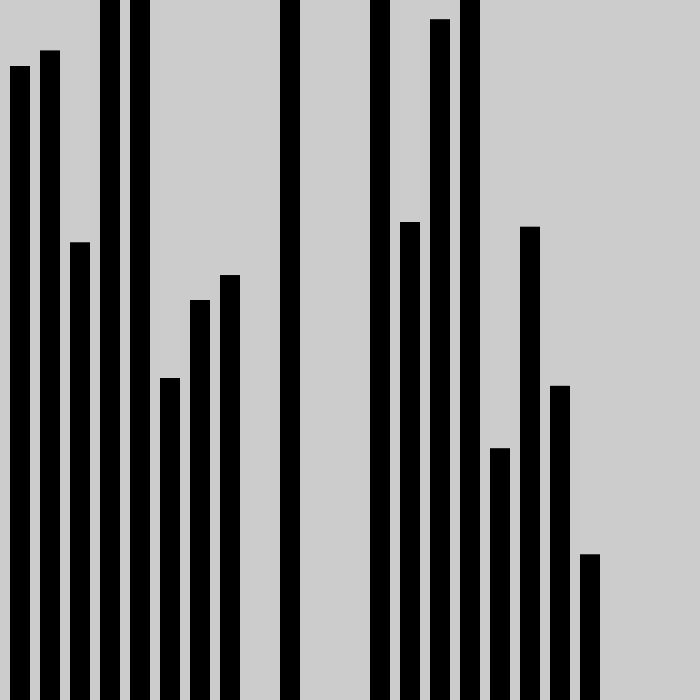
Frame 1 (no input)
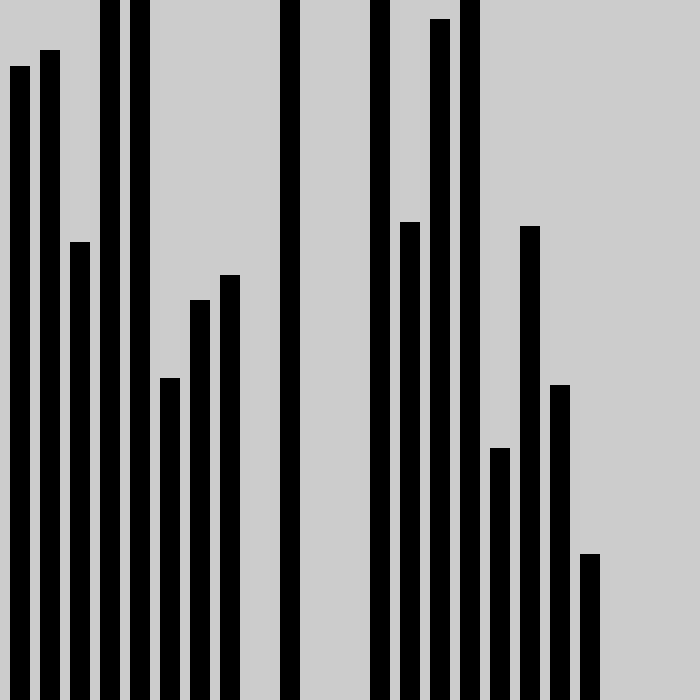
Frame 60 (the mouse pressed at the canvas centre just before this capture)
Frame 120 (the mouse held since frame 60 and released just before this capture): identical to frame 60, image omitted

The Processing sketch that drew these frames (run headless with seeded random() and noise(); from frame 60 on, the mouse is pressed at the canvas centre):

// Processing sketch: Question6
// ── Question6.pde
int [] randomData= {
  100, 
  90, 
  213, 
  35, 
  10, 
  300, 
  250, 
  234, 
  568, 
  20, 
  600, 
  600, 
  40, 
  200, 
  70, 
  10, 
  345, 
  203, 
  305, 
  413,
};

//size of the working window
void setup()
{
  size(700, 700);
}

// Main draw loop
void draw() {

  int x=0;
  for (int i=0; i<20; i++) {
    if(mouseX>x&&mouseX<=x+30)
    {
      fill(255,0,0);
    }
    else
    {
      fill(0);
    }

    //we need to make the data range fit in out window so we can use map
    // we take the upper bound as a little larger our biggest value
    // and the lower bound as a little lower than our lowest value
    float h = map (randomData[i], 500, 250, 10, 400);
    noStroke();
    // as y increaces pf our box is to make it look like they grow from bottom to top
    rect(x+10, height-h, 20, h);
    
    // after we have drawn a bar we need to incriment our x position so
    // they don't draw on top of each other
    x+=30;
  }
} //end main draw()
